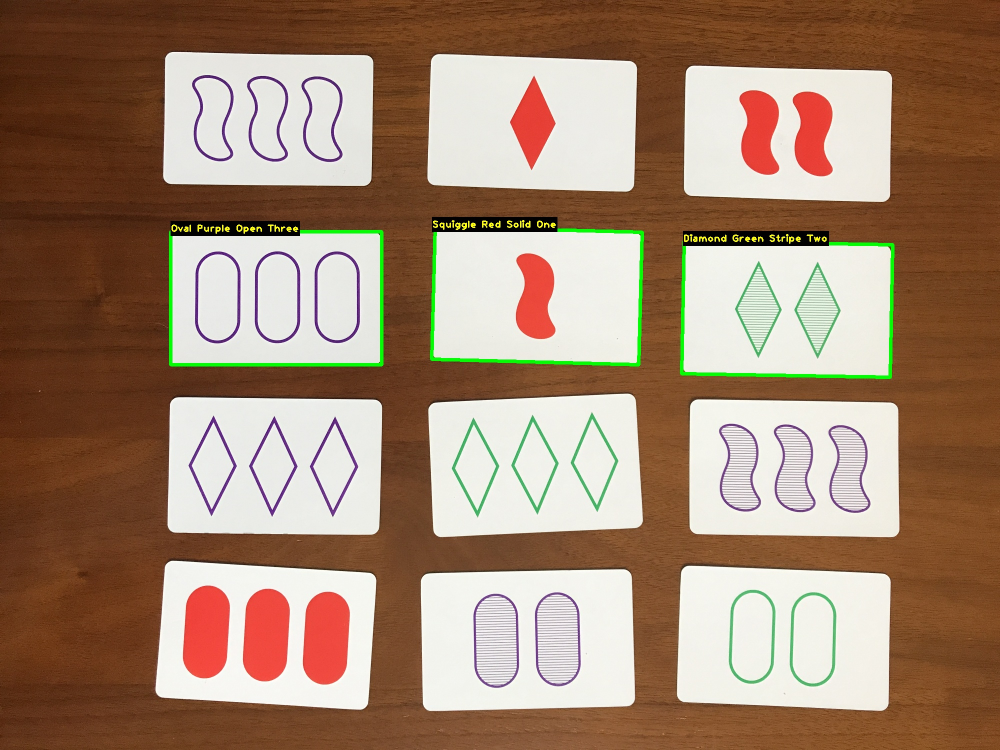
#> input picture images/solved/solved.jpg, 2000 x 1500 px (shown at 1/2 size); its folder holds only this picture in this run
$ python set_solver_vision.py --image images/solved/solved.jpg
#> lines starting #> are read from the running program, lines starting #| are printed output that depends on the picture; after the words box and inside, x2 and y2 are one past the last pixel; in counts of white or black regions, pixels touching at a corner belong together
### set_card_detection.py
# Python-OpenCV SET Card Game Card Detector and SET Solver
#
# Author: Peter Jakubowski
# Date: 8/2/2023
# Description: Functions for set_solver_vision.py that perform
# various steps of the card detection algorithm.
#

# Import necessary packages
import os
import cv2
import numpy as np
from imutils import paths
from typing import List, Tuple, Literal
import logging


# dictionary of card attributes converting integer values from card vectors to strings
SET_MAP = {"shape": {-1: "none", 0: "diamond", 1: "oval", 2: "squiggle"},
           "color": {-1: "none", 0: "red", 1: "green", 2: "purple"},
           "shading": {-1: "none", 0: "solid", 1: "open", 2: "stripe"},
           "number": {-1: "none", 0: "one", 1: "two", 2: "three"},
           }

LABELS_MAP = {"shape": {"none": -1, "diamond": 0, "oval": 1, "squiggle": 2},
              "color": {"none": -1, "red": 0, "green": 1, "purple": 2},
              "shading": {"none": -1, "solid": 0, "open": 1, "stripe": 2},
              "number": {"none": -1, "one": 0, "two": 1, "three": 2}
              }


class SetCard:
    """Structure to store information about a SET card"""

    def __init__(self):
        self.image = []  # image of individual card
        self.card_contour = []  # contour of card
        self.bbox = []  # bounding rectangle of card on image (x, y, w, h)
        self.box = []  # coordinates of four corners for minimum area bounding box of card
        self.shapes_contours = []  # contours of shapes on card
        self.shapes_boxes = []  # bounding rectangle (box) of each shape on card (x, y, w, h)

        # card labels
        self.shape = -1  # 0: "diamond", 1: "oval", 2: "squiggle"
        self.color = -1  # 0: "red", 1: "green", 2: "purple"
        self.shading = -1  # 0: "solid", 1: "outline", 2: "stripe"
        self.number = -1  # 0: "one", 1: "two", 2: "three"

    def matrix(self):
        # returns the card labels in an array
        return [self.shape, self.color, self.shading, self.number]

    # [50 lines left out: functions __str__, is_set, not called in this run]


# ------------------------
# --- Helper functions ---
# ------------------------

def read_image(image_path: str) -> np.ndarray | None:
    """
    Function for reading an image,
    takes a path to input image and reads the image.
    """
#> called with image_path = 'images/solved/solved.jpg'

    # check if the path exists
    if os.path.exists(image_path):
        # open the image
        image = cv2.imread(image_path)
#> image is the input picture: shape (1500, 2000, 3); mean B, G, R 113.2, 134.5, 162.2
        if image is None:
            logging.warning(f"{image_path} image can't be read")
    else:
        logging.warning(f"{image_path} Invalid file path")
        image = None

    return image


def resize_image(image: np.ndarray, size: int = 300) -> Tuple[int, int]:
    """
    Function for rescaling the width and height
    of an image to keep aspect ratio. Size is
    the desired length of the longest edge in pixels.
    """
#> called with size = 2000

    # get image width
    width = image.shape[1]
    # get image height
    height = image.shape[0]

    # check if the image is vertical,
    # height is the longest edge
    if height > width:
        # set height to size
        h = size
        # determine the ratio for resizing
        ratio = height / size
        # calculate new width by dividing by ratio
        w = int(width / ratio)
    # check if the image is horizontal,
    # width is the longest edge
    elif height < width:
        # set width to size
        w = size
        # determine the ratio for resizing
        ratio = width / size
        # calculate new height by dividing by ratio
        h = int(height / ratio)
    # if image is not vertical or horizontal,
    # image must be square
    else:
        # set width and height to size
        w = h = size
    # return the new width and height
    return w, h


def rotate_card(image: np.ndarray, rectangle: List[int]) -> np.ndarray:
    """
    Crops a rotated rectangle from a minimum area bounding box
    https://jdhao.github.io/2019/02/23/crop_rotated_rectangle_opencv/
    """

    # the order of the box points: bottom left, top left, top right,
    # bottom right
    box = cv2.boxPoints(rectangle)
    box = np.intp(box)

    # get width and height of the detected rectangle
    width = int(rectangle[1][0])
    height = int(rectangle[1][1])

    src_pts = box.astype("float32")
    # coordinate of the points in box points after the rectangle has been
    # straightened
    dst_pts = np.array([[0, height - 1],
                        [0, 0],
                        [width - 1, 0],
                        [width - 1, height - 1]], dtype="float32")

    # the perspective transformation matrix
    transformation_matrix = cv2.getPerspectiveTransform(src_pts, dst_pts)

    # directly warp the rotated rectangle to get the straightened rectangle
    rotated_card = cv2.warpPerspective(image, transformation_matrix, (width, height))

    # rotate the image 90 degrees to be horizontal if orientation is vertical
    if rotated_card.shape[0] > rotated_card.shape[1]:
        rotated_card = cv2.rotate(rotated_card, cv2.ROTATE_90_CLOCKWISE)

    return rotated_card


# [30 lines left out: function pad_box, not called in this run]


# ------------------------
# --- Image processing ---
# ------------------------

# Find outer contours of cards
def find_card_contours(image: np.ndarray) -> Tuple[List[SetCard], np.ndarray]:
    """
    Function for finding the contours of cards.
    Reads an image, then resizes, blurs, thresholds,
    and finds the outer contours of all cards in the image.
    Returns a list of SET card objects and the open image of all card.
    """

    # get the width and height for image to be resized
    w, h = resize_image(image, size=2000)
#> w = 2000; h = 1500
    # resize the image
    image = cv2.resize(image, (w, h), cv2.INTER_AREA)
    # make sure the image is horizontal, rotate 90 deg if vertical
    if w < h:
        image = cv2.rotate(image, cv2.ROTATE_90_CLOCKWISE)
    # convert the image color from BGR to RGB
    image = cv2.cvtColor(image, cv2.COLOR_BGR2RGB)
    # convert the image color from BGR to GRAY
    image_gray = cv2.cvtColor(image, cv2.COLOR_BGR2GRAY)
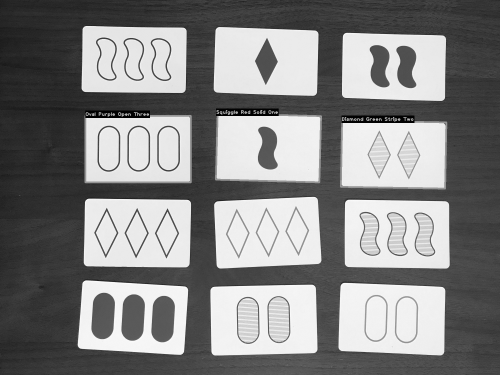
#> image_gray: shape (1500, 2000) (shown at 1/4 size); min 0, max 254, mean 131.3
    # blur the image
    image_blur = cv2.GaussianBlur(image_gray, (3, 3), 0)
    # threshold the image
    ret, thresh = cv2.threshold(image_blur, 180, 255, 0)
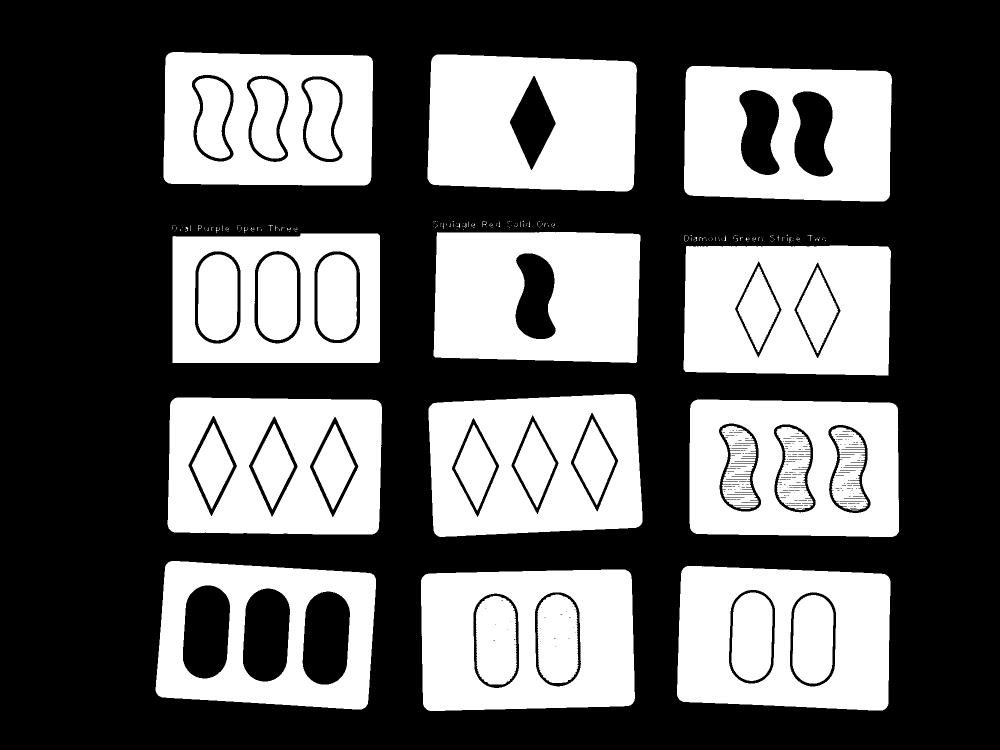
#> thresh: shape (1500, 2000) (shown at 1/2 size); 39.5% white; 247 white regions (205 under 20 px)
    # get the contours of the image
    contours, hierarchy = cv2.findContours(thresh, cv2.RETR_EXTERNAL, cv2.CHAIN_APPROX_SIMPLE)
#> contours = 225 contours, 213 with area under 20; largest, box (x1, y1, x2, y2) and area: (311, 1122, 752, 1419) 115362, (842, 1139, 1270, 1422) 115336, (1354, 1132, 1781, 1421) 114210, (335, 795, 764, 1069) 113572, (1379, 799, 1798, 1074) 111453

    # create card objects from contours, get bounding boxes and crop cards
    cards = []  # list of card objects
    for cnt in contours:
        # get the area of the contour
        area = cv2.contourArea(cnt)
        # check if the area is large enough to be a card
        if area > 60000:
            # create a new card object of class SetCard
            card = SetCard()
            # save the contour of the card
            card.card_contour = cnt
            # get the bounding rectangle (box) of contour
            card.bbox = [cv2.boundingRect(cnt)]
            # get minimum area rectangle from contour
            rect = cv2.minAreaRect(cnt)
            # crop and rotate card from image
            rotated_card = rotate_card(image, rect)
            # resize card to 300 x 200 pixels
            card.image = cv2.resize(rotated_card, (300, 200), cv2.INTER_LINEAR)
            # get corners of min area bounding box from rectangle
            box = cv2.boxPoints(rect)
            # save bounding box of entire card
            card.box = np.intp(box)
            # save card to list of cards
            cards.append(card)
#> this loop made 225 passes
#> (area, card.bbox, rect, width in rotate_card, height in rotate_card, dst_pts in rotate_card, card.box) on passes 1 to 2: (115336.5, [(842, 1139, 428, 283)], ((1054.5, 1279.3), (423.9, 275.4), -1.39), 423, 275, [[0, 274], [0, 0], [422, 0], [422, 274]], [[845, 1422], [839, 1146], [1263, 1136], [1269, 1411]]), (114209.5, [(1354, 1132, 427, 289)], ((1568.9, 1275.9), (274.5, 424.5), -87.7), 274, 424, [[0, 423], [0, 0], [273, 0], [273, 423]], [[1775, 1421], [1351, 1404], [1362, 1130], [1786, 1147]])
#> pass 1, in find_card_contours, `card.image = cv2.resize(rotated_card, (300, 200), cv2.INTER_LINEAR)`:
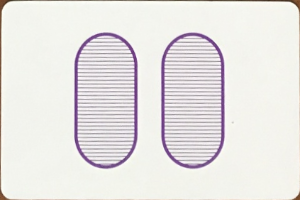
#> card.image: shape (200, 300, 3); mean R, G, B 232.2, 229.5, 227.8
#> pass 2, in rotate_card (call 2), `rotated_card = cv2.warpPerspective(image, transformation_matrix, (widt..`:
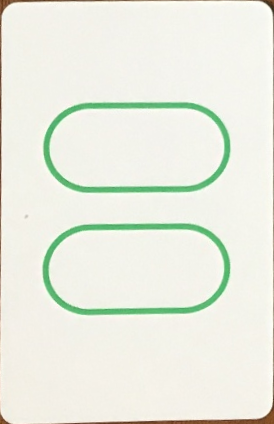
#> rotated_card: shape (424, 274, 3); mean R, G, B 234.5, 237.5, 226.1
#> pass 2, in rotate_card (call 2), `rotated_card = cv2.rotate(rotated_card, cv2.ROTATE_90_CLOCKWISE)`:
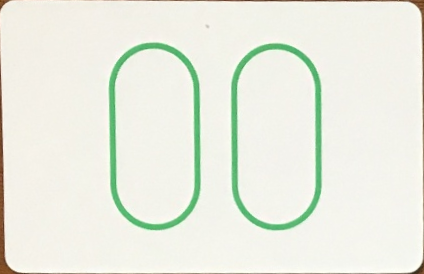
#> rotated_card: shape (274, 424, 3); mean R, G, B 234.5, 237.5, 226.1
#> after the loop:
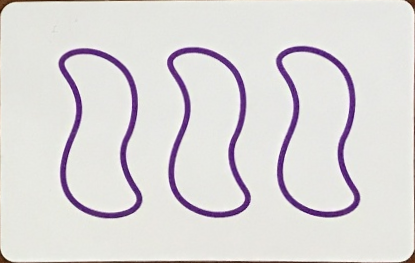
#> rotated_card: shape (263, 415, 3); mean R, G, B 220.4, 216.8, 217.4
#> after the loop, cards = 12 items

    # log the number of cards found
    logging.info(f"Found {len(cards)} cards")
#| INFO: Found 12 cards

    return cards, image


# Find contours of shapes on cards
def get_shapes_on_cards(card: SetCard, area_thresh=4000):
    """
    Takes a card object of class SetCard,
    finds all shapes on a card.
    Modify the card object by updating the
    shape contours and shape bounding boxes lists,
    as well as the card label number.
    """

    # copy the image of the card from object
    card_img = card.image.copy()
    # convert the image color to gray
    gray_img = cv2.cvtColor(card_img, cv2.COLOR_RGB2GRAY)
    # blur the image
    blur_img = cv2.GaussianBlur(gray_img, (5, 5), cv2.BORDER_DEFAULT)
    # find the optimal threshold value with Otsu's thresholding
    ret, otsu = cv2.threshold(blur_img, 0, 255, cv2.THRESH_BINARY + cv2.THRESH_OTSU)
    # threshold the image using Otsu's threshold value
    ret, thresh_img = cv2.threshold(blur_img, ret + 10, 255, cv2.THRESH_BINARY_INV)
    # find the contours of shapes in the image (on the card)
    contours, hierarchy = cv2.findContours(thresh_img, cv2.RETR_EXTERNAL, cv2.CHAIN_APPROX_SIMPLE)
    # set card shapes (shape contours) and shape boxes to empty list
    card.shapes_contours = []
    card.shapes_boxes = []
    # loop through all the contours and append to list if area meets threshold
    for cnt in contours:
        # get the area of the contour
        area = cv2.contourArea(cnt)
        if area > area_thresh:
            x, y, w, h = cv2.boundingRect(cnt)
            card.shapes_contours.append(cnt)
            card.shapes_boxes.append((x, y, w, h))
    # set card label number to the number of shapes found - 1
    if len(card.shapes_contours) < 4:
        card.number = len(card.shapes_contours) - 1

    return


# -----------------------
# --- Shape Detection ---
# -----------------------

# images represent the combinations of
# shape (diamond, oval, squiggle) and shading (solid, open, stripe).

# path to the directory with images of shapes for comparing
SHAPES_DIR = "shapes"

# list of paths to all images of shapes
shape_paths = list(paths.list_images(SHAPES_DIR))


# load images of shapes from disk
def load_shapes_train(shapes_train: List[str]) -> Tuple[List[Tuple[str, str]], List[np.ndarray], List[np.ndarray]]:
    """
    Function that reads the images of shapes from disk
    and returns lists of shape labels, images of shapes,
    and outer contours of shapes. Images loaded from disk
    are binary and have had thresholding performed.
    """

    labels = []  # list of labels (shape and shading)
    shape_images = []  # list of images (shapes)
    shape_contours = []  # list of outer contours of shapes

    for path in shapes_train:
        # extract the shape and shading label from path and filename
        shape, shading = path.split("/")[-1].strip(".jpg").split("_")
        # save the shape and shading labels to list of labels
        labels.append((shape, shading))
        # read the image from disk
        img = cv2.imread(path)
        # convert the color from BGR to GRAY
        img = cv2.cvtColor(img, cv2.COLOR_BGR2GRAY)
        # finds the outer contours in the image
        contours, _ = cv2.findContours(img, cv2.RETR_EXTERNAL, cv2.CHAIN_APPROX_SIMPLE)
        # loops through the contours and saves contours with an area greater than 4000 to list of contours
        for cnt in contours:
            # get the area of the contour
            area = cv2.contourArea(cnt)
            if area > 4000:
                shape_contours.append(cnt)
        # save the image to the list of images
        shape_images.append(img)

    return labels, shape_images, shape_contours


shapesTrainLabels, shapesTrain, contoursTrain = load_shapes_train(shape_paths)


def compare_shapes(labels: List[Tuple[Literal["diamond", "oval", "squiggle"], str]], shape_images: List[np.ndarray], shape_contours: List[np.ndarray], cur_contour: np.ndarray) -> Literal["diamond", "oval", "squiggle"]:
    """
    Function uses cv.matchShapes and compares
    the current shape contour on the card
    to all shape contours in the training set.
    returns the best match for shape "diamond", "oval", "squiggle"
    """

    # number of shapes in the training set
    n = len(shape_images)
    # array to keep results of contour comparisons
    contours_results = [0] * n
    # loop through all the shapes in the training set
    # and compare them to the current shape contour
    for i in range(n):
        # select ith contour from training set
        cnt = shape_contours[i]
        # compare training contour to current contour
        contour_res = cv2.matchShapes(cnt, cur_contour, 1, 0.0)
        # save result of contour comparison
        contours_results[i] = contour_res
    # choose the index with the minimum score
    contour_idx = np.argmin(contours_results)
    # choose the best contour to predict the shape label
    shape_prediction = labels[contour_idx][0]

    return shape_prediction


# [177 lines left out: functions get_shape_labels, check_shading, get_shading_labels, mask_score, check_colors, get_color_labels, not called in this run]


def get_labels(card: SetCard):
    """
    Function takes a SetCard object and
    sets its shape, shading, and color labels
    """

    if len(card.shapes_contours) > 0:
        # read the image of the card
        img = card.image
        # get the contour for the first
        # shape on the card
        contour = card.shapes_contours[0]
        # get the shape label as a string
        shape_prediction = compare_shapes(shapesTrainLabels,
                                          shapesTrain,
                                          contoursTrain,
                                          contour)
        # set the shape label 0:"diamond", 1:"oval", 2:"squiggle"
        card.shape = LABELS_MAP["shape"][shape_prediction]
        # get the bounding box for the first
        # shape on the card (x, y, w, h)
        box = card.shapes_boxes[0]
        # unpack and pad the box
        x1, x2, y1, y2 = pad_box(box, img.shape)
        # slice the image, crop to first shape on the card
        shape_img = img[y1:y2, x1:x2]
        # blur the image of the shape
        blur = cv2.GaussianBlur(shape_img, (3, 3), 0)
        # convert the image color from RGB to GRAY
        gray_img = cv2.cvtColor(blur, cv2.COLOR_RGB2GRAY)
        # threshold the image
        ret, thresh_img = cv2.threshold(gray_img, 215, 255, cv2.THRESH_BINARY_INV, 0)

        # get the shading label as a string
        shading_label, patch_val = check_shading(thresh_img)
        # set the shading label 0:"solid", 1:"open", 2:"stripe"
        card.shading = LABELS_MAP["shading"][shading_label]

        # convert the image color from RGB to HSV
        hsv = cv2.cvtColor(blur, cv2.COLOR_RGB2HSV)
        # detect the color of the shape from HSV image and
        # set the color label 0: "red", 1: "green", 2: "purple"
        card.color = check_colors(hsv)

    return


# -----------------------------------
# --- Annotate the original image ---
# -----------------------------------

# [43 lines left out: functions annotate_cards_image, show_image_opencv, not called in this run]

### set_solver_vision.py
# Python-OpenCV SET Card Game Card Detector and SET Solver
#
# Author: Peter Jakubowski
# Date: 8/2/2023
# Description: Python script to solve the SET card game
# by detecting and classifying SET playing cards
# from an image using OpenCV.
#

# Import necessary packages
import sys
import argparse
from argparse import Namespace
from itertools import combinations
import set_card_detection
from typing import List
import logging

logging.basicConfig(stream=sys.stdout, level=logging.INFO, format='%(levelname)s: %(message)s')


def parse_args(args: List[str]) -> Namespace:
    # create an argument parser using argparse
    parser = argparse.ArgumentParser(description="solve the 'sets' in the image")
    # add an argument to the parser for the image path
    parser.add_argument("-i", "--image",
                        required=True,
                        help="path to input image",
                        type=str)
    # add an argument to the parser for annotating cards in the image
    parser.add_argument("-a", "--annotate",
                        help="skip solving and annotate all SET cards in image",
                        action="store_true")
    # add an argument to the parser for saving a copy of the output image,
    # either solved or annotated
    parser.add_argument("-s", "--save",
                        help="save a copy of the solved or annotated output image to images/solved/",
                        action="store_true")
    # parse the arguments in args
    args = parser.parse_args(args)

    return args


def main(args: List[str]):
    """
    Takes a path to an image of SET cards,
    detects the cards in the image and solves
    for all 'set' combinations. Displays the original
    image with rectangles drawn around cards that
    form a 'set'. Displays one solution at a time.
    """

    # parse arguments
    args = parse_args(args)
    # get image path from arguments
    img_path = args.image
    # get filename from image path
    filename = img_path.split('/')[-1]
    # open/read the image
    img = set_card_detection.read_image(img_path)
    # check if the image can be read
    if img is not None:
        # process image of all cards on the table.
        # return the open image and a list of card objects
        # of class SetCard, one for each of the cards in the image

        logging.info(f"Processing image: {filename}...")
        set_cards, img = set_card_detection.find_card_contours(img)
#> set_cards = 12 items

        logging.info("Predicting labels for cards...")
        # loop through all SET card objects in the list of cards
        # and get the labels for shapes on each card
        for card in set_cards[:]:
            # get the shapes on the cards and count them
            set_card_detection.get_shapes_on_cards(card)
            # get the labels for shape, pattern and color
            if card.number > -1:
                set_card_detection.get_labels(card)
#> this loop made 1 pass
#> pass 1, in get_shapes_on_cards, `gray_img = cv2.cvtColor(card_img, cv2.COLOR_RGB2GRAY)`:
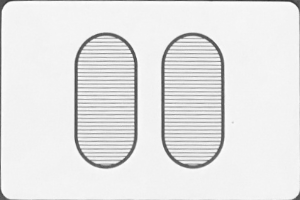
#> gray_img: shape (200, 300); min 49, max 253, mean 230.1
#> (the rest of the program and of its run is left out)
